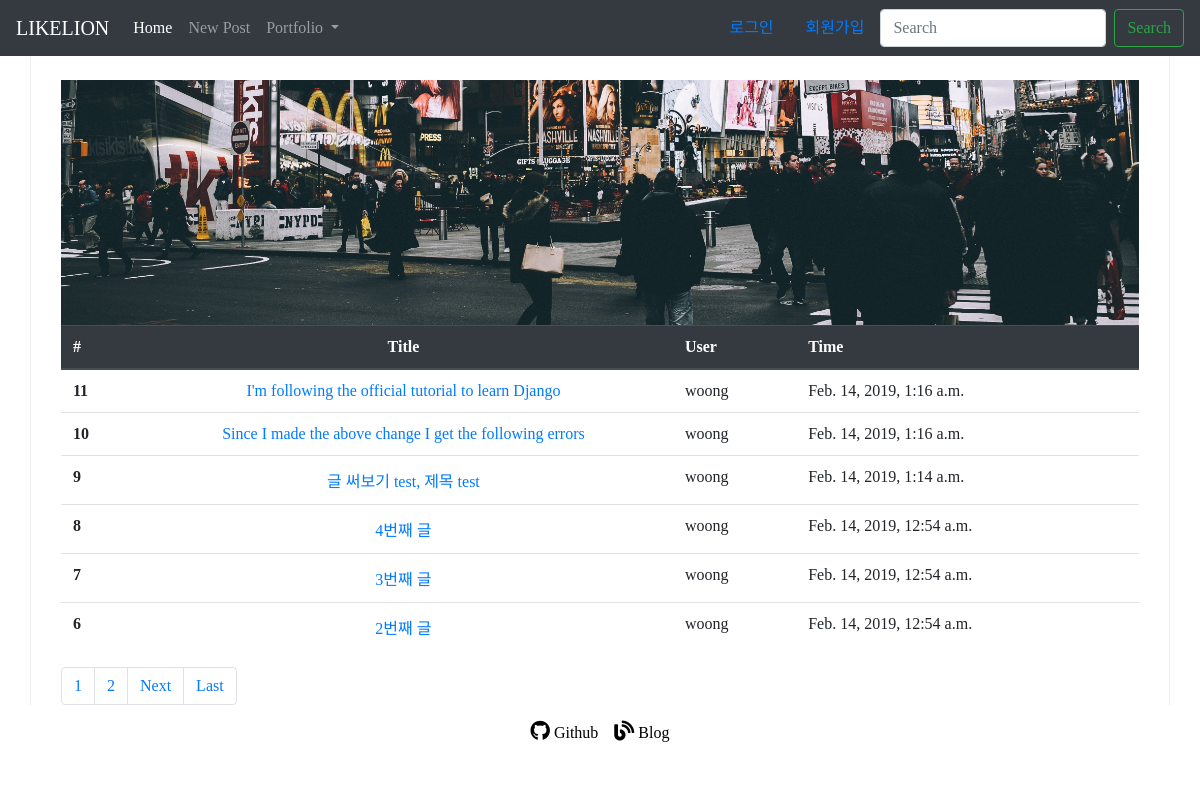
The app's page /, older data.
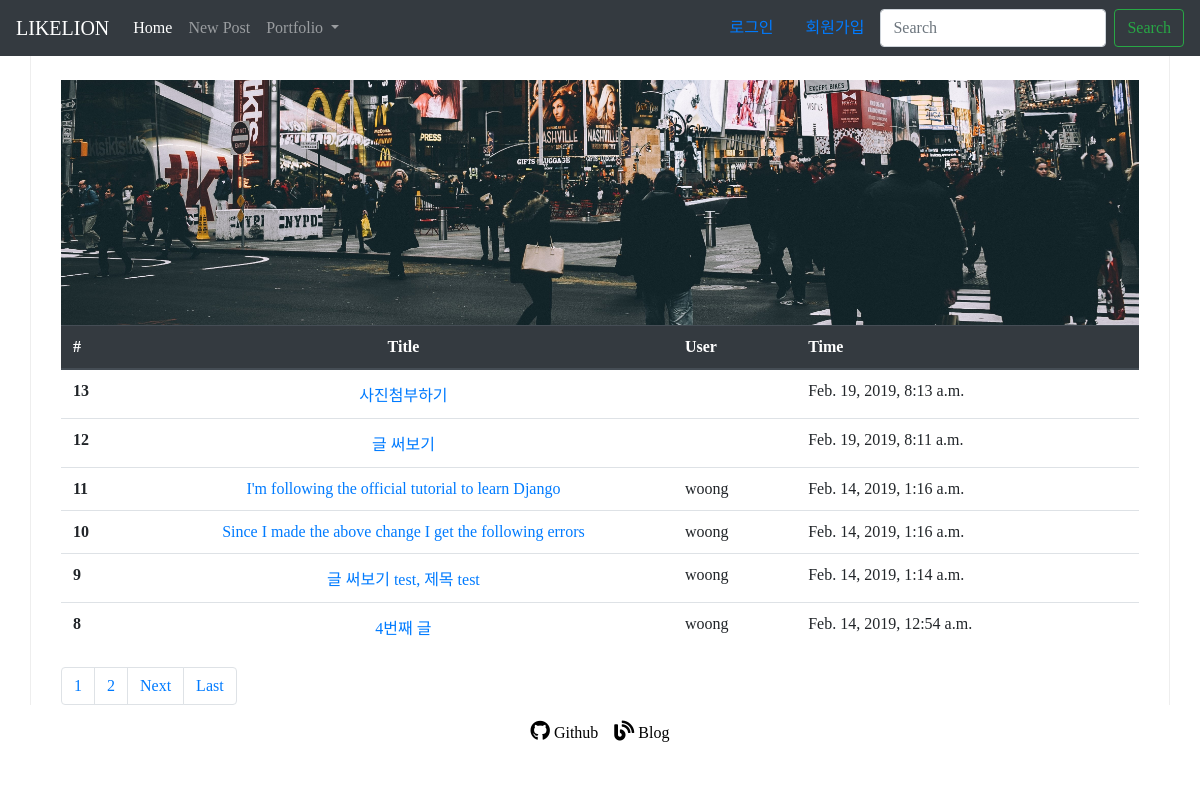
The same page, newer data.
### blog/models.py (models this page shows, shortened)
class Blog(models.Model):
    title = models.CharField(max_length=200)
    pub_date = models.DateTimeField('date published')
    description = RichTextUploadingField(blank=True,null=True)
    body = models.TextField()
    username = models.CharField(max_length=50)

### blog/views.py (the view)
# urls.py: 2. Add a URL to urlpatterns:  path('', views.home, name='home')
def home(request):
        blogs = Blog.objects
        blog_list = Blog.objects.all().order_by('-id') # 블로그 객체 다 가져오기
        paginator = Paginator(blog_list, 6) # 3개씩 잘라내기
        page = request.GET.get('page') # 페이지 번호 알아오기
        if page is None:
                page = 1
        else:
                page = int(page)
        firstPage= (page//10) * 10 +1   # 페이지 시작
        LastPage= firstPage+10           # 페이지 끝
        posts = paginator.get_page(page) # 페이지 번호 인자로 넘겨주기
        count = [1,2,3]
        if LastPage>posts.paginator.num_pages:
                LastPage=posts.paginator.num_pages+1
        pageRange=range(firstPage,LastPage)
        return render(request, 'home.html', {'blogs' :blogs, 'posts': posts, 'pageRange':pageRange, 'count':count})

### blog/templates/home.html (shortened to what this page needs)
{% extends 'base.html' %}
{% load staticfiles %}
{% block content %}
    <br>
    <div class="container">
            <img src="{% static 'street.jpg' %}" width="100%"  alt="">
            <table class="table">
                <thead class="thead-dark">
                <tr>
                    <th scope="col" >#</th>
                    <th scope="col" style="width:50%; text-align:center;" >Title</th>
                    <th scope="col">User</th>
                    <th scope="col">Time</th>
                </tr>
            </thead>
            <tbody>
                {% for blog in posts %}
                <tr>
                    <th scope="row">{{blog.id}}</th>
                    <td style="width:50%; text-align:center;"><a href="{% url 'detail' blog.id %}"> {{blog.title}} </a></td>
                    <td>{{blog.username}}</td>
                    <td>{{blog.pub_date}}</td>
                </tr>
                {% endfor %}
            </tbody>
        </table>
        <nav aria-label="Page navigation example">
            <ul class="pagination">
                {% for i in pageRange %}
                    <li class="page-item"><a class="page-link" href="?page={{i}}">{{i}}</a></li>
                {% endfor %}
                {% if posts.has_next %}
                <li class="page-item"><a class="page-link" href="?page={{posts.next_page_number}}"">Next</a></li>
                <li class="page-item"><a class="page-link" href="?page={{posts.paginator.num_pages}}">Last</a></li>
                {% endif %}
            </ul>
        </nav>
    </div>
{% endblock %}}

Row changes from the older to the newer data that the page shows:
no longer on this page (row unchanged): Blog: id "7", title "3번째 글", username "woong", pub_date "Feb. 14, 2019, 12:54 a.m."
no longer on this page (row unchanged): Blog: id "6", title "2번째 글", username "woong", pub_date "Feb. 14, 2019, 12:54 a.m."
added Blog: id "13", title "사진첨부하기", pub_date "Feb. 19, 2019, 8:13 a.m."
added Blog: id "12", title "글 써보기", pub_date "Feb. 19, 2019, 8:11 a.m."
